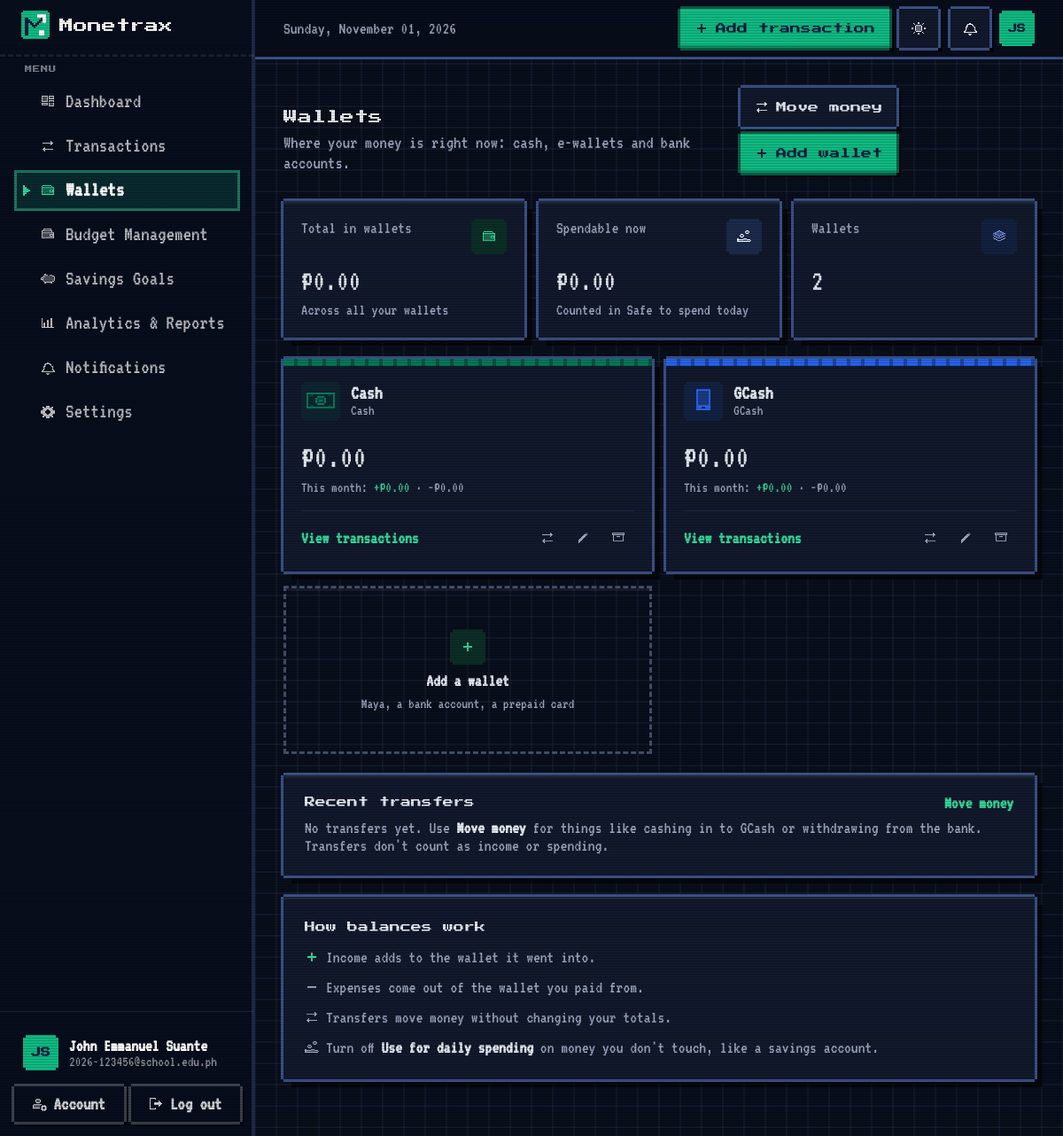
Page /wallets/ (signed in) on the committed database.
### models.py (models this page shows, shortened)
class User(UserMixin, db.Model):
    __tablename__ = "users"
    id: Mapped[int] = mapped_column(Integer, primary_key=True)
    full_name: Mapped[str] = mapped_column(String(80))
    email: Mapped[str] = mapped_column(String(254), unique=True, index=True)
    password_hash: Mapped[str] = mapped_column(String(255))
    school: Mapped[Optional[str]] = mapped_column(String(120))
    program: Mapped[Optional[str]] = mapped_column(String(120))
    year_level: Mapped[Optional[str]] = mapped_column(String(30))
    currency: Mapped[str] = mapped_column(String(3), default="PHP")
    budget_alerts: Mapped[bool] = mapped_column(Boolean, default=True)
    savings_alerts: Mapped[bool] = mapped_column(Boolean, default=True)
    theme: Mapped[str] = mapped_column(String(10), default="system", server_default="system")
    created_at: Mapped[datetime] = mapped_column(DateTime, default=utcnow)
    last_login_at: Mapped[Optional[datetime]] = mapped_column(DateTime)
    categories = relationship("Category", back_populates="user", cascade="all, delete-orphan", lazy="dynamic")
    transactions = relationship("Transaction", back_populates="user", cascade="all, delete-orphan", lazy="dynamic")
    budgets = relationship("Budget", back_populates="user", cascade="all, delete-orphan", lazy="dynamic")
    goals = relationship("SavingsGoal", back_populates="user", cascade="all, delete-orphan", lazy="dynamic")
    notifications = relationship("Notification", back_populates="user", cascade="all, delete-orphan", lazy="dynamic")
    wallets = relationship("Wallet", back_populates="user", cascade="all, delete-orphan", lazy="dynamic")
    recurring = relationship("RecurringRule", back_populates="user", cascade="all, delete-orphan", lazy="dynamic")
    @property
    def initials(self) -> str:
        parts = [p for p in (self.full_name or "").split() if p]
        if not parts:
            return "?"
        return (parts[0][0] + (parts[-1][0] if len(parts) > 1 else "")).upper()

class Wallet(db.Model):
    __tablename__ = "wallets"
    __table_args__ = (UniqueConstraint("user_id", "name", name="uq_wallets_user_name"),)
    id: Mapped[int] = mapped_column(Integer, primary_key=True)
    user_id: Mapped[int] = mapped_column(ForeignKey("users.id", ondelete="CASCADE"), index=True)
    name: Mapped[str] = mapped_column(String(40))
    type: Mapped[str] = mapped_column(String(10), default="cash")
    color: Mapped[str] = mapped_column(String(7), default="#047857")
    opening_balance: Mapped[Decimal] = mapped_column(Numeric(12, 2), default=Decimal("0"))
    spendable: Mapped[bool] = mapped_column(Boolean, default=True)
    archived: Mapped[bool] = mapped_column(Boolean, default=False)
    position: Mapped[int] = mapped_column(Integer, default=0)
    created_at: Mapped[datetime] = mapped_column(DateTime, default=utcnow)
    user = relationship("User", back_populates="wallets")
    transactions = relationship("Transaction", back_populates="wallet", lazy="dynamic")
    @property
    def icon(self) -> str:
        return WALLET_TYPES.get(self.type, WALLET_TYPES["other"])[1]
    @property
    def type_label(self) -> str:
        return WALLET_TYPES.get(self.type, WALLET_TYPES["other"])[0]

### wallets.py (the view)
@wallets_bp.route("/")
@login_required
def index():
    ref = today()
    balances = finance.wallet_balances(current_user.id, ref, include_archived=True)
    active = [b for b in balances if not b.wallet.archived]
    hidden = [b for b in balances if b.wallet.archived]
    transfers = db.session.scalars(
        select(WalletTransfer).where(WalletTransfer.user_id == current_user.id)
        .order_by(WalletTransfer.date.desc(), WalletTransfer.id.desc()).limit(10)
    ).all()
    total = sum((b.balance for b in active), Decimal("0"))
    spendable = sum((b.balance for b in active if b.wallet.spendable), Decimal("0"))
    opening = sum((b.wallet.opening_balance for b in balances), Decimal("0"))
    return render_template("wallets/index.html", active=active, hidden=hidden, transfers=transfers,
                           total=total, spendable=spendable, opening=opening,
                           overall=finance.totals(current_user.id))

### templates/wallets/index.html (shortened to what this page needs)
{% extends "layouts/app.html" %}
{% block content %}
{% call c.page_header("Wallets", "Where your money is right now: cash, e-wallets and bank accounts.") %}
  {% if active|length > 1 %}<a href="{{ url_for('wallets.transfer') }}" class="mx-btn-secondary">Move money</a>{% endif %}
  <a href="{{ url_for('wallets.form') }}" class="mx-btn-primary">Add wallet</a>
{% endcall %}
<section class="grid grid-cols-1 gap-4 sm:grid-cols-3" aria-label="Wallet totals">
  {{ c.stat_card("Total in wallets", total|money, "wallet", "mint",
                 ("Includes " ~ (opening|money) ~ " you had before Monetrax") if opening else "Across all your wallets") }}
  {{ c.stat_card("Spendable now", spendable|money, "hand-coins", "navy", "Counted in Safe to spend today") }}
  {{ c.stat_card("Wallets", active|length, "layers", "blue", (hidden|length ~ " hidden") if hidden else None) }}
</section>
<section class="mt-6 grid grid-cols-1 gap-4 md:grid-cols-2 xl:grid-cols-3" aria-label="Your wallets">
  {% for b in active %}
    {% set w = b.wallet %}
    <article class="mx-card mx-wallet p-5" style="--cat: {{ w.color }}">
      <div class="flex items-start gap-3">
        <span class="mx-cat mx-cat-lg" aria-hidden="true"><i data-lucide="{{ w.icon }}"></i></span>
        <div class="min-w-0 flex-1">
          <h2 class="truncate text-base font-bold">{{ w.name }}</h2>
          <p class="text-xs text-ink-500">{{ w.type_label }}</p>
        </div>
      </div>
      <p class="mt-5 text-[1.75rem] font-extrabold tabular-nums {{ 'text-[#B42318]' if b.is_negative }}" data-count>{{ b.balance|money }}</p>
      {% if b.is_negative %}
        <p class="mt-1 text-[13px] text-[#B42318]">Below zero. A transaction may be in the wrong wallet, or income wasn't recorded.</p>
      {% else %}
        <p class="mt-1 text-[13px] text-ink-500 tabular-nums">This month: <span class="text-mint-700">+{{ b.month_in|money }}</span> · −{{ b.month_out|money }}</p>
      {% endif %}
      <div class="mt-4 flex items-center justify-between border-t border-ink-100 pt-3">
        <a href="{{ url_for('transactions.index', wallet=w.id) }}" class="mx-link text-sm">View transactions</a>
        <div class="flex gap-1">
          {% if active|length > 1 %}
            <a href="{{ url_for('wallets.transfer', **{'from': w.id}) }}" class="mx-icon-btn-sm" aria-label="Move money from {{ w.name }}" title="Move money"></a>
          {% endif %}
          <a href="{{ url_for('wallets.form', wallet_id=w.id) }}" class="mx-icon-btn-sm" aria-label="Edit {{ w.name }}" title="Edit"></a>
          {% if active|length > 1 %}
            <form method="post" action="{{ url_for('wallets.hide', wallet_id=w.id) }}" data-confirm-title="Remove {{ w.name }}?"
                  data-confirm="{{ 'Wallets with history are hidden, not deleted, so your past transactions stay accurate.' if b.balance == 0 else 'It still holds ' ~ (b.balance|money) ~ '. Move that money first, or it will no longer count in your totals.' }}">
              <button type="submit" class="mx-icon-btn-sm is-danger" aria-label="Remove {{ w.name }}" title="Remove"></button>
            </form>
          {% endif %}
        </div>
      </div>
    </article>
  {% endfor %}
  <a href="{{ url_for('wallets.form') }}" class="mx-card mx-wallet-add">
    <span class="mx-tile mx-tile-mint" aria-hidden="true"></span>
    <span class="text-sm font-semibold">Add a wallet</span>
    <span class="text-xs text-ink-500">Maya, a bank account, a prepaid card</span>
  </a>
</section>
<section class="mt-6 grid grid-cols-1 gap-6 xl:grid-cols-3">
  <div class="mx-card xl:col-span-2">
    <div class="flex items-center justify-between px-5 pt-5 sm:px-6">
      <h2 class="mx-h2">Recent transfers</h2>
      {% if active|length > 1 %}<a href="{{ url_for('wallets.transfer') }}" class="mx-link text-sm">Move money</a>{% endif %}
    </div>
    {% if transfers %}
      <ul class="mt-2 divide-y divide-ink-100">
        {% for t in transfers %}
          <li class="flex items-center gap-3 px-5 py-3.5 sm:px-6">
            <span class="mx-tile mx-tile-navy h-9 w-9" aria-hidden="true"><i data-lucide="arrow-right-left"></i></span>
            <div class="min-w-0 flex-1">
              <p class="truncate text-sm font-semibold">{{ t.from_wallet.name }} → {{ t.to_wallet.name }}</p>
              <p class="text-xs text-ink-500">{{ t.date.strftime('%b %d, %Y') }}{% if t.note %} · {{ t.note }}{% endif %}</p>
            </div>
            <span class="font-bold tabular-nums">{{ t.amount|money }}</span>
            {{ c.delete_form(url_for('wallets.delete_transfer', transfer_id=t.id), "Remove this transfer?",
                             "Both wallet balances will be recalculated.", "Remove transfer") }}
          </li>
        {% endfor %}
      </ul>
    {% else %}
      <p class="px-5 pb-6 pt-2 text-sm text-ink-500 sm:px-6">No transfers yet. Use <span class="font-semibold text-navy-900">Move money</span> for things like cashing in to GCash or withdrawing from the bank. Transfers don't count as income or spending.</p>
    {% endif %}
  </div>
  <div class="mx-card p-5 sm:p-6">
    <h2 class="mx-h2">How balances work</h2>
    <ul class="mt-3 space-y-2.5 text-sm leading-6 text-ink-500">
      <li class="flex gap-2">Income adds to the wallet it went into.</li>
      <li class="flex gap-2">Expenses come out of the wallet you paid from.</li>
      <li class="flex gap-2">Transfers move money without changing your totals.</li>
      <li class="flex gap-2"><span>Turn off <span class="font-semibold text-navy-900">Use for daily spending</span> on money you don't touch, like a savings account.</span></li>
    </ul>
  </div>
</section>
{% endblock %}

### templates/layouts/app.html (shortened to what this page needs)
{% extends "base.html" %}
{% import "components/_ui.html" as ui %}
{% import "components/_app.html" as c %}
{% block head %}
  <link rel="stylesheet" href="{{ url_for('static', filename='css/app.css') }}">
{% endblock %}
{% block body %}
<div class="min-h-full lg:pl-72">
  <aside id="sidebar" class="mx-sidebar" aria-label="Main navigation">
    <div class="flex h-16 flex-none items-center justify-between px-6">
      <a href="{{ url_for('dashboard.index') }}" class="rounded-lg focus-visible:outline focus-visible:outline-2 focus-visible:outline-mint-400">{{ ui.logo("light", 32) }}</a>
    </div>
    <nav class="flex-1 overflow-y-auto px-4 pb-4 pt-2">
      <p class="mb-2 px-3 text-[11px] font-semibold uppercase tracking-wider text-white/40">Menu</p>
      <ul class="space-y-1">
        {% for endpoint, label, icon in nav_items %}
          {% set active = request.endpoint and request.endpoint.split('.')[0] == endpoint.split('.')[0] %}
          <li>
            <a href="{{ url_for(endpoint) }}" class="mx-nav{% if active %} is-active{% endif %}" {% if active %}aria-current="page"{% endif %}>
              <i data-lucide="{{ icon }}"></i><span>{{ label }}</span>
            </a>
          </li>
        {% endfor %}
      </ul>
    </nav>
    <div class="flex-none border-t border-white/10 p-4">
      <a href="{{ url_for('settings.index', section='profile') }}" class="mx-profile">
        <span class="mx-avatar">{{ current_user.initials }}</span>
        <span class="min-w-0 flex-1">
          <span class="block truncate text-sm font-semibold text-white">{{ current_user.full_name }}</span>
          <span class="block truncate text-xs text-white/55">{{ current_user.school or current_user.email }}</span>
        </span>
      </a>
      <div class="mt-2 grid grid-cols-2 gap-2">
        <a href="{{ url_for('settings.index', section='security') }}" class="mx-side-btn">Account</a>
        <form method="post" action="{{ url_for('auth.logout') }}">
          <button type="submit" class="mx-side-btn w-full">Log out</button>
        </form>
      </div>
    </div>
  </aside>
  <header class="mx-topbar sticky top-0 z-30 border-b border-ink-200/70 bg-canvas/85 backdrop-blur">
    <div class="mx-auto flex h-16 max-w-7xl items-center gap-3 px-4 sm:px-6 lg:px-8">
      <p class="min-w-0 flex-1 truncate text-sm font-medium text-ink-500"><span class="hidden sm:inline">{{ today.strftime('%A, ') if today }}</span>{{ today.strftime('%B %d, %Y') if today }}</p>
      <div class="ml-auto flex flex-none items-center gap-2">
        <span class="hidden sm:flex"><a href="{{ url_for('transactions.create', next=request.path) }}" class="mx-btn-primary">Add transaction</a></span>
        <button type="button" class="mx-theme-toggle" data-theme-toggle aria-pressed="false" aria-label="Switch to dark mode" title="Dark mode">
        </button>
        <a href="{{ url_for('notifications.index') }}" class="mx-icon-square relative" aria-label="Notifications{% if unread_notifications %}, {{ unread_notifications }} unread{% endif %}">
        </a>
        <a href="{{ url_for('settings.index') }}" class="mx-avatar mx-avatar-sm" aria-label="Settings">{{ current_user.initials }}</a>
      </div>
    </div>
  </header>
  <main id="main" class="mx-app-main mx-auto max-w-7xl px-4 pb-16 pt-6 sm:px-6 lg:px-8 lg:pt-8">
    {% block content %}{% endblock %}
  </main>
</div>
{% endblock %}

### rows in the picture
User: initials "JS", full_name "John Emmanuel Suante", school+email "2026-123456@school.edu.ph", balance "₱0.00" "₱0.00", month_in "₱0.00" "₱0.00", month_out "₱0.00" "₱0.00"
Wallet: name "Cash", type_label "Cash"
Wallet: name "GCash", type_label "GCash"

### other values in the picture
{{ label }} "Dashboard" "Transactions" "Wallets" "Budget Management" "Savings Goals" "Analytics & Reports" "Notifications" "Settings"
{{ today.strftime('%A, ') if today }} "Sunday,"
{{ today.strftime('%B %d, %Y') if today }} "November 01, 2026"
{{ title }} "Wallets"
{{ subtitle }} "Where your money is right now: cash, e-wallets and bank accounts."
{{ label }} "Total in wallets Spendable now Wallets"
{{ value }} "₱0.00 ₱0.00 2"
{{ sub }} "Across all your wallets Counted in Safe to spend today"
